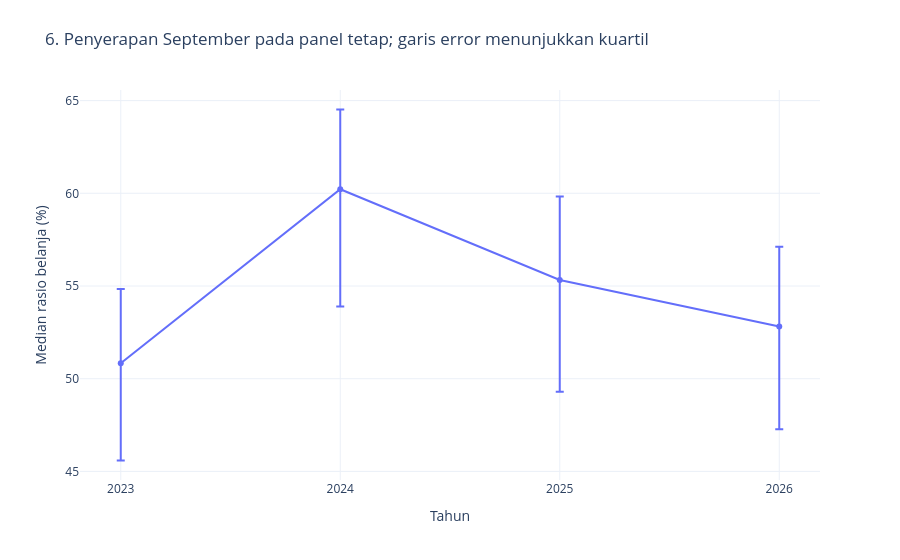

Notebook source saved alongside this figure:
### Code cell
compare_years = sorted(base.filter(pl.col('bulan') == 9)['tahun'].unique().to_list())[-4:]
september = base.filter((pl.col('bulan') == 9) & (pl.col('kategori') == 'Belanja')
                       & pl.col('tahun').is_in(compare_years))
september_ids = september.group_by('wilayah').len().filter(pl.col('len') == len(compare_years))['wilayah']
september = september.filter(pl.col('wilayah').is_in(september_ids.implode()))
assert september.height > 0, 'Panel September kosong.'
sept_summary = september.group_by('tahun').agg(
    pl.col('rasio').median().alias('median'),
    pl.col('rasio').quantile(.25).alias('q1'),
    pl.col('rasio').quantile(.75).alias('q3'),
    pl.col('rasio').count().alias('jumlah_rasio_valid'),
    pl.len().alias('jumlah_pemda'),
).sort('tahun').with_columns(
    (pl.col('q3') - pl.col('median')).alias('error_atas'),
    (pl.col('median') - pl.col('q1')).alias('error_bawah'))
display(sept_summary)
fig6 = px.line(sept_summary, x='tahun', y='median', markers=True,
    error_y='error_atas', error_y_minus='error_bawah',
    hover_data=['jumlah_pemda', 'jumlah_rasio_valid', 'q1', 'q3'],
    title='6. Penyerapan September pada panel tetap; garis error menunjukkan kuartil',
    labels={'median': 'Median rasio belanja (%)', 'tahun': 'Tahun'})
fig6.update_xaxes(dtick=1)
show(fig6, '06_perbandingan_september.html')

### Figure 1 — Plotly figure (JSON) as saved in the notebook; plotly's stock layout.template omitted (floating-point values rounded to 4 significant figures)
{"data": [{"customdata": [[546.0, 546.0, 45.59, 54.83], [546.0, 546.0, 53.89, 64.52], [546.0, 545.0, 49.29, 59.83], [546.0, 545.0, 47.28, 57.11]], "error_y": {"array": [4.002, 4.299, 4.504, 4.298], "arrayminus": [5.241, 6.327, 6.033, 5.539]}, "hovertemplate": "Tahun=%{x}<br>Median rasio belanja (%)=%{y}<br>jumlah_pemda=%{customdata[0]}<br>jumlah_rasio_valid=%{customdata[1]}<br>q1=%{customdata[2]}<br>q3=%{customdata[3]}<extra></extra>", "legendgroup": "", "line": {"color": "#636efa", "dash": "solid"}, "marker": {"symbol": "circle"}, "mode": "lines+markers", "name": "", "orientation": "v", "showlegend": false, "type": "scatter", "x": [2023, 2024, 2025, 2026], "xaxis": "x", "y": [50.83, 60.22, 55.33, 52.82], "yaxis": "y"}], "layout": {"hovermode": "closest", "legend": {"tracegroupgap": 0}, "margin": {"t": 90}, "title": {"text": "6. Penyerapan September pada panel tetap; garis error menunjukkan kuartil"}, "xaxis": {"anchor": "y", "domain": [0, 1], "dtick": 1, "title": {"text": "Tahun"}}, "yaxis": {"anchor": "x", "domain": [0, 1], "title": {"text": "Median rasio belanja (%)"}}}}
